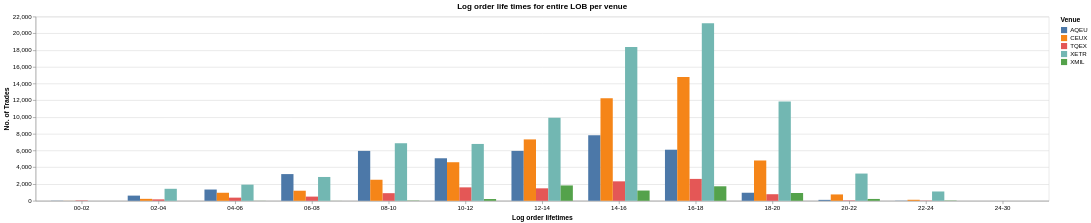

The code cell stored with this chart in its notebook:
### Code cell
logger.info(f"Log order lifetimes chart rendering")
alt.Chart(lob_eu_collapsed.collect(), title="Log order life times for entire LOB per venue").mark_bar().encode(
    x=alt.X(
        "log_order_lifetime_bins:N",
        axis=alt.Axis(labelAngle=0),
        title="Log order lifetimes",
    ),
    xOffset="venue:N",
    y=alt.Y(
        "count():Q",
        title="No. of Trades",
    ),
    color=alt.Color(
        "venue:N",
        title="Venue",
    ),
    tooltip=[
        alt.Tooltip("log_order_lifetime_bins:N", title="Log order lifetime"),
        alt.Tooltip("venue:N", title="Venue"),
        alt.Tooltip("count():Q", title="No. of Trades"),
    ],
).show()
logger.info(f"Log order lifetimes chart rendered")

### Figure 1 — Vega specification as saved in the notebook (floating-point values rounded to 4 significant figures)
{"$schema": "https://vega.github.io/schema/vega/v6.json", "data": [{"name": "source_0", "values": [{"__count": 21, "log_order_lifetime_bins": "22-24", "venue": "AQEU"}, {"__count": 5959, "log_order_lifetime_bins": "08-10", "venue": "AQEU"}, {"__count": 617, "log_order_lifetime_bins": "02-04", "venue": "AQEU"}, {"__count": 5077, "log_order_lifetime_bins": "10-12", "venue": "AQEU"}, {"__count": 109, "log_order_lifetime_bins": "20-22", "venue": "AQEU"}, {"__count": 3188, "log_order_lifetime_bins": "06-08", "venue": "AQEU"}, {"__count": 7833, "log_order_lifetime_bins": "14-16", "venue": "AQEU"}, {"__count": 5958, "log_order_lifetime_bins": "12-14", "venue": "AQEU"}, {"__count": 6099, "log_order_lifetime_bins": "16-18", "venue": "AQEU"}, {"__count": 1344, "log_order_lifetime_bins": "04-06", "venue": "AQEU"}, {"__count": 960, "log_order_lifetime_bins": "18-20", "venue": "AQEU"}, {"__count": 19, "log_order_lifetime_bins": "00-02", "venue": "AQEU"}, {"__count": 30, "log_order_lifetime_bins": "22-24", "venue": "TQEX"}, {"__count": 499, "log_order_lifetime_bins": "06-08", "venue": "TQEX"}, {"__count": 375, "log_order_lifetime_bins": "04-06", "venue": "TQEX"}, {"__count": 47, "log_order_lifetime_bins": "20-22", "venue": "TQEX"}, {"__count": 2322, "log_order_lifetime_bins": "14-16", "venue": "TQEX"}, {"__count": 170, "log_order_lifetime_bins": "02-04", "venue": "TQEX"}, {"__count": 1487, "log_order_lifetime_bins": "12-14", "venue": "TQEX"}, {"__count": 1603, "log_order_lifetime_bins": "10-12", "venue": "TQEX"}, {"__count": 908, "log_order_lifetime_bins": "08-10", "venue": "TQEX"}, {"__count": 2613, "log_order_lifetime_bins": "16-18", "venue": "TQEX"}, {"__count": 784, "log_order_lifetime_bins": "18-20", "venue": "TQEX"}, {"__count": 46, "log_order_lifetime_bins": "00-02", "venue": "TQEX"}, {"__count": 14798, "log_order_lifetime_bins": "16-18", "venue": "CEUX"}, {"__count": 1, "log_order_lifetime_bins": "24-30", "venue": "CEUX"}, {"__count": 2512, "log_order_lifetime_bins": "08-10", "venue": "CEUX"}, {"__count": 12246, "log_order_lifetime_bins": "14-16", "venue": "CEUX"}, {"__count": 120, "log_order_lifetime_bins": "22-24", "venue": "CEUX"}, {"__count": 1202, "log_order_lifetime_bins": "06-08", "venue": "CEUX"}, {"__count": 758, "log_order_lifetime_bins": "20-22", "venue": "CEUX"}, {"__count": 4604, "log_order_lifetime_bins": "10-12", "venue": "CEUX"}, {"__count": 958, "log_order_lifetime_bins": "04-06", "venue": "CEUX"}, {"__count": 4813, "log_order_lifetime_bins": "18-20", "venue": "CEUX"}, {"__count": 7330, "log_order_lifetime_bins": "12-14", "venue": "CEUX"}, {"__count": 231, "log_order_lifetime_bins": "02-04", "venue": "CEUX"}, {"__count": 8, "log_order_lifetime_bins": "00-02", "venue": "CEUX"}, {"__count": 1110, "log_order_lifetime_bins": "22-24", "venue": "XETR"}, {"__count": 3251, "log_order_lifetime_bins": "20-22", "venue": "XETR"}, {"__count": 2, "log_order_lifetime_bins": "24-30", "venue": "XMIL"}, {"__count": 11853, "log_order_lifetime_bins": "18-20", "venue": "XETR"}, {"__count": 6873, "log_order_lifetime_bins": "08-10", "venue": "XETR"}, {"__count": 21204, "log_order_lifetime_bins": "16-18", "venue": "XETR"}, {"__count": 18376, "log_order_lifetime_bins": "14-16", "venue": "XETR"}, {"__count": 1731, "log_order_lifetime_bins": "16-18", "venue": "XMIL"}, {"__count": 209, "log_order_lifetime_bins": "10-12", "venue": "XMIL"}, {"__count": 32, "log_order_lifetime_bins": "08-10", "venue": "XMIL"}, {"__count": 32, "log_order_lifetime_bins": "22-24", "venue": "XMIL"}, {"__count": 2844, "log_order_lifetime_bins": "06-08", "venue": "XETR"}, {"__count": 9915, "log_order_lifetime_bins": "12-14", "venue": "XETR"}, {"__count": 6788, "log_order_lifetime_bins": "10-12", "venue": "XETR"}, {"__count": 1831, "log_order_lifetime_bins": "12-14", "venue": "XMIL"}, {"__count": 1224, "log_order_lifetime_bins": "14-16", "venue": "XMIL"}, {"__count": 1926, "log_order_lifetime_bins": "04-06", "venue": "XETR"}, {"__count": 1432, "log_order_lifetime_bins": "02-04", "venue": "XETR"}, {"__count": 9, "log_order_lifetime_bins": "04-06", "venue": "XMIL"}, {"__count": 929, "log_order_lifetime_bins": "18-20", "venue": "XMIL"}, {"__count": 6, "log_order_lifetime_bins": "06-08", "venue": "XMIL"}, {"__count": 219, "log_order_lifetime_bins": "20-22", "venue": "XMIL"}, {"__count": 3, "log_order_lifetime_bins": "00-02", "venue": "XETR"}, {"__count": 1, "log_order_lifetime_bins": "02-04", "venue": "XMIL"}]}, {"name": "source_0_x_domain_log_order_lifetime_bins", "values": [{"log_order_lifetime_bins": "22-24"}, {"log_order_lifetime_bins": "08-10"}, {"log_order_lifetime_bins": "02-04"}, {"log_order_lifetime_bins": "10-12"}, {"log_order_lifetime_bins": "20-22"}, {"log_order_lifetime_bins": "06-08"}, {"log_order_lifetime_bins": "14-16"}, {"log_order_lifetime_bins": "12-14"}, {"log_order_lifetime_bins": "16-18"}, {"log_order_lifetime_bins": "04-06"}, {"log_order_lifetime_bins": "18-20"}, {"log_order_lifetime_bins": "00-02"}, {"log_order_lifetime_bins": "24-30"}]}, {"name": "source_0_y_domain___count", "values": [{"min": 1, "max": 21204}]}, {"name": "source_0_xOffset_domain_venue", "values": [{"venue": "AQEU"}, {"venue": "TQEX"}, {"venue": "CEUX"}, {"venue": "XETR"}, {"venue": "XMIL"}]}, {"name": "source_0_color_domain_venue", "values": [{"venue": "AQEU"}, {"venue": "TQEX"}, {"venue": "CEUX"}, {"venue": "XETR"}, {"venue": "XMIL"}]}], "signals": [{"name": "x_step", "update": "20 * bandspace(domain('xOffset').length, 0, 0) / (1-0.2)"}, {"name": "width", "update": "bandspace(domain('x').length, 0.2, 0.2) * x_step"}], "marks": [{"type": "rect", "name": "marks", "from": {"data": "source_0"}, "encode": {"update": {"fill": {"field": "venue", "scale": "color"}, "x": {"field": "log_order_lifetime_bins", "scale": "x", "offset": {"field": "venue", "scale": "xOffset"}}, "y2": {"value": 0, "scale": "y"}, "tooltip": {"signal": "{\"Log order lifetime\": isValid(datum[\"log_order_lifetime_bins\"]) ? isArray(datum[\"log_order_lifetime_bins\"]) ? join(datum[\"log_order_lifetime_bins\"], '\\n') : datum[\"log_order_lifetime_bins\"] : \"\"+datum[\"log_order_lifetime_bins\"], \"Venue\": isValid(datum[\"venue\"]) ? isArray(datum[\"venue\"]) ? join(datum[\"venue\"], '\\n') : datum[\"venue\"] : \"\"+datum[\"venue\"], \"No. of Trades\": format(datum[\"__count\"], \"\")}"}, "width": {"signal": "max(0.25, bandwidth('xOffset'))"}, "y": {"field": "__count", "scale": "y"}}}, "style": ["bar"]}], "scales": [{"name": "x", "type": "band", "domain": {"data": "source_0_x_domain_log_order_lifetime_bins", "field": "log_order_lifetime_bins", "sort": true}, "range": {"step": {"signal": "x_step"}}, "paddingInner": 0.2, "paddingOuter": 0.2}, {"name": "y", "type": "linear", "domain": [{"signal": "(data(\"source_0_y_domain___count\")[0] || {}).min"}, {"signal": "(data(\"source_0_y_domain___count\")[0] || {}).max"}], "range": [{"signal": "height"}, 0], "zero": true, "nice": true}, {"name": "xOffset", "type": "band", "domain": {"data": "source_0_xOffset_domain_venue", "field": "venue", "sort": true}, "range": {"step": 20}}, {"name": "color", "type": "ordinal", "domain": {"data": "source_0_color_domain_venue", "field": "venue", "sort": true}, "range": "category"}], "axes": [{"scale": "y", "zindex": 0, "ticks": false, "aria": false, "domain": false, "maxExtent": 0, "grid": true, "orient": "left", "labels": false, "tickCount": {"signal": "ceil(height/40)"}, "minExtent": 0, "gridScale": "x"}, {"scale": "x", "labelAngle": 0, "orient": "bottom", "labelBaseline": "top", "zindex": 0, "title": "Log order lifetimes", "grid": false}, {"scale": "y", "orient": "left", "tickCount": {"signal": "ceil(height/40)"}, "title": "No. of Trades", "grid": false, "labelOverlap": true, "zindex": 0}], "title": {"text": "Log order life times for entire LOB per venue", "frame": "group"}, "background": "white", "height": 300, "style": "cell", "legends": [{"title": "Venue", "fill": "color", "symbolType": "square"}], "padding": 5}
